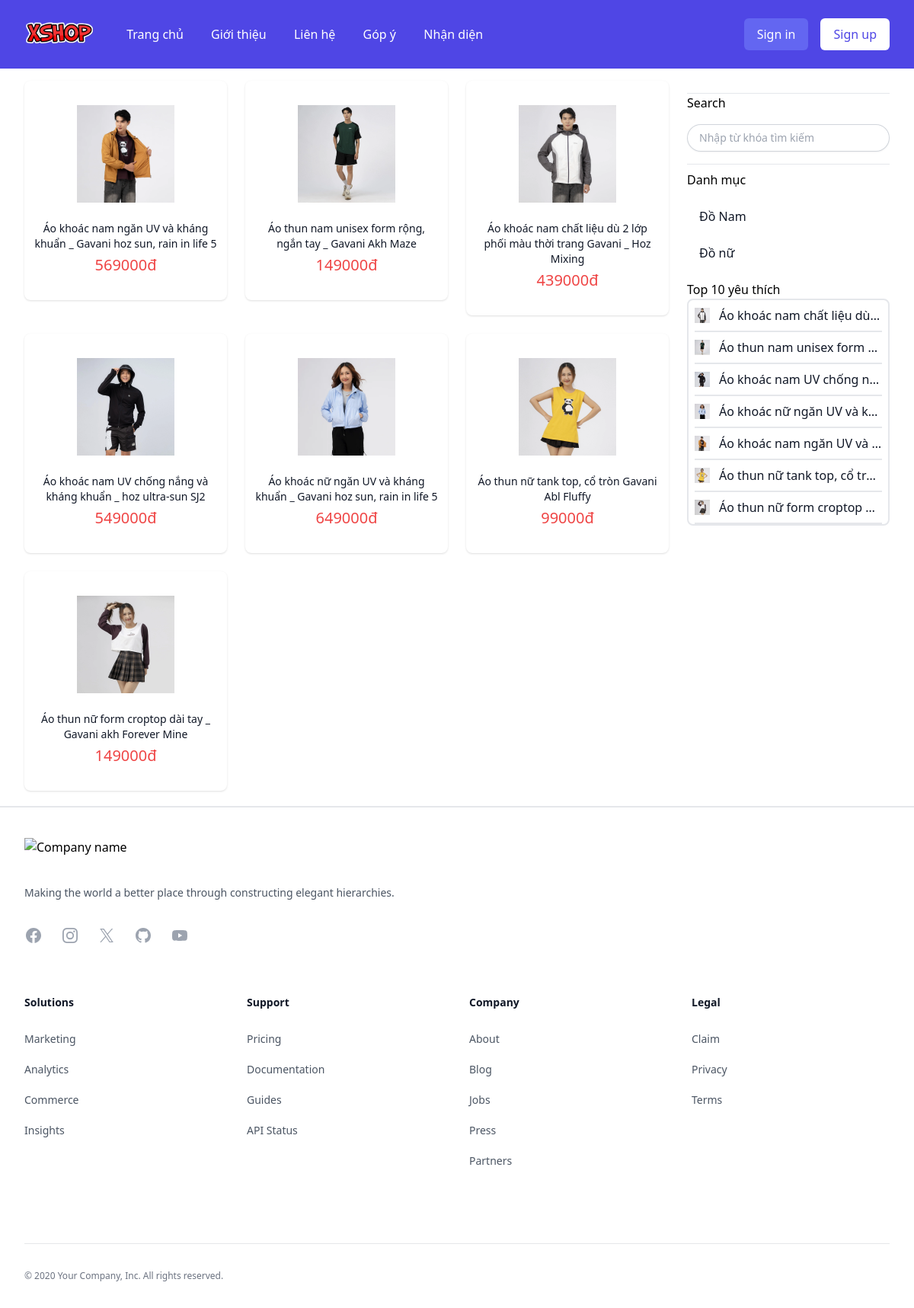
Page /site/hang_hoa/liet_ke.php on the committed database.
### tables this page shows
CREATE TABLE IF NOT EXISTS `hang_hoa` (
  `ma_hh` int NOT NULL AUTO_INCREMENT,
  `ten_hh` varchar(255) NOT NULL DEFAULT '0',
  `don_gia` double(10,2) NOT NULL DEFAULT '0.00',
  `giam_gia` double(10,2) DEFAULT '0.00',
  `hinh` varchar(255) NOT NULL,
  `ngay_nhap` date NOT NULL,
  `mo_ta` text,
  `dac_biet` tinyint(1) NOT NULL DEFAULT '0',
  `luot_xem` int NOT NULL DEFAULT '0',
  `ma_loai` int NOT NULL DEFAULT '0',
  PRIMARY KEY (`ma_hh`),
  KEY `FK_hang_hoa_loai_hang` (`ma_loai`),
  CONSTRAINT `FK_hang_hoa_loai_hang` FOREIGN KEY (`ma_loai`) REFERENCES `loai_hang` (`ma_loai`)
);

CREATE TABLE IF NOT EXISTS `loai_hang` (
  `ma_loai` int NOT NULL AUTO_INCREMENT,
  `ten_loai` varchar(255) NOT NULL DEFAULT '0',
  PRIMARY KEY (`ma_loai`),
  UNIQUE KEY `ten_loai` (`ten_loai`)
);

### dao/pdo.php (called while the page is built, shortened)
<?php
function pdo_get_connection()
{
    $servername = "localhost";
    $username = "root";
    $password = "";
    $db = "xxshop";
    try {
        $conn = new PDO("mysql:host=$servername;dbname=$db", $username, $password);
        $conn->setAttribute(PDO::ATTR_ERRMODE, PDO::ERRMODE_EXCEPTION);
        return $conn;
    } catch (PDOException $e) {
        echo "Connection failed: " . $e->getMessage();
    }
}
function qdo_query($sql)
{
    $sql_args = array_slice(func_get_args(), 1);
    try {
        $conn = pdo_get_connection();
        $stmt = $conn->prepare($sql);
        $stmt->execute($sql_args);
        $rows = $stmt->fetchAll();
        return $rows;
    } catch (PDOException $th) {
        throw $th;
    } finally {
        unset($conn);
    }
}
?>

### dao/hang_hoa.php (called while the page is built, shortened)
<?php
require_once("pdo.php");
function hang_hoa_select_all()
{
    $sql = "SELECT * FROM hang_hoa";
    return qdo_query($sql);
}
function hang_hoa_select_top10()
{
    $sql = "SELECT * FROM hang_hoa ORDER BY luot_xem DESC LIMIT 10";
    return qdo_query($sql);
}
?>

### site/hang_hoa/liet_ke.php (called while the page is built, shortened)
<?php
require_once("../../dao/hang_hoa.php");
require_once("../../dao/loai_hang.php");
require_once("../../dao/pdo.php");
$ds_loai_hang = loai_selectall();
$ds_hang_hoa_top_10 = hang_hoa_select_top10();
if (exist_param("ma_loai")) {
    $ma_loai = $_GET["ma_loai"];
    $items = hang_hoa_select_by_loai($ma_loai);
} elseif (exist_param("kyw")) {
    $kyw = $_GET["kyw"];
    $items = hang_hoa_select_keyword($kyw);
} else {
    $items = hang_hoa_select_all();
}
$ds_loai_hang = loai_selectall();
require("../layout.php");
?>

### dao/loai_hang.php (called while the page is built, shortened)
<?php
require_once("pdo.php");
function loai_selectall()
{
    $sql = "SELECT * FROM loai_hang";
    return qdo_query($sql);
}
?>

### site/hang_hoa/liet_ke_ui.php (the view)
<?php
foreach ($items as $value) {
    echo "<a href='../hang_hoa/chi_tiet.php?ma_hh=" . $value["ma_hh"] . "' class='block h-fit col-span-4 flex flex-col divide-y divide-gray-200 rounded-lg bg-white text-center shadow'>";
    echo "<div class='flex  flex-col py-8 px-3'>";
    echo "<img class='mx-auto h-32 w-32'";
    echo "src='../../upload/" . $value["hinh"] . "'";
    echo "alt='" . $value["hinh"] . "'>";
    echo "<h3 class='mt-6 text-sm font-medium text-gray-900'>" . $value["ten_hh"] . "</h3>";
    echo "<div class='mt-1'>";
    echo "<p class='text-red-500 text-xl'>" . $value["don_gia"] . "đ</p>";
    echo "</div>";
    echo "  </div>";
    echo "</a>";
}
?>

### site/danh_muc.php (shortened to what this page needs)
<div class="mt-4 border-t border-gray-200">
    <form action="/site/hang_hoa/liet_ke.php" class="border-b pb-4 border-gray-200">
        <span class="mb-4 block">Search</span>
        <input type="text" name="kyw" id="kyw"
            class="block w-full rounded-full border-0 focus-visible:out-line-none px-4 py-1.5 text-gray-900 shadow-sm ring-1 ring-inset ring-gray-300 placeholder:text-gray-400 focus:ring-2 focus-visible:ring-0 focus:ring-inset focus:ring-indigo-600 sm:text-sm sm:leading-6"
            placeholder="Nhập từ khóa tìm kiếm">
    </form>
    <h3 class=" mt-2">Danh mục</h3>
    <ul role="list" class="px-2 py-3 font-medium text-gray-900">
        <?php
        foreach ($ds_loai_hang as $value) {
            echo "<li>";
            echo "<a href='../hang_hoa/liet_ke.php?ma_loai=" . $value["ma_loai"] . "' class='block px-2 py-3'>" . $value["ten_loai"] . "</a>";
            echo "</li>";
        }
        ?>
    </ul>
    <div>
        <h3>Top 10 yêu thích</h3>
        <ul role="list" class="px-2 border-2 rounded-lg font-medium text-gray-900">
            <?php
            foreach ($ds_hang_hoa_top_10 as $value) {
                echo "<li class='border-b-2 border-gray block'>";
                echo "<a class='flex items-center py-2' href='../hang_hoa/chi_tiet.php?ma_hh=" . $value["ma_hh"] . "' class='block px-2 py-3'>
                    <img class='w-[20px] h-[20px]' src='/upload/" . $value["hinh"] . "' />
                    <p class='ml-3 example_text'>" . $value["ten_hh"] . "</p>
                </a>";
                echo "</li>";
            }
            ?>
        </ul>
    </div>
</div>

### site/layout.php (style rules this page uses)
.example_text { white-space: nowrap; overflow: hidden; text-overflow: ellipsis; }

### site/danh_muc.php (style rules this page uses)
.example_text { white-space: nowrap; overflow: hidden; text-overflow: ellipsis; }

### rows in the picture
hang_hoa: hinh (picture), ten_hh "Áo khoác nam ngăn UV và kháng khuẩn _ Gavani hoz sun, rain in life 5", don_gia "569000", ten_hh "Áo khoác nam ngăn UV và…"
hang_hoa: hinh (picture), ten_hh "Áo thun nam unisex form rộng, ngắn tay _ Gavani Akh Maze", don_gia "149000", ten_hh "Áo thun nam unisex form…"
hang_hoa: hinh (picture), ten_hh "Áo khoác nam chất liệu dù 2 lớp phối màu thời trang Gavani _ Hoz Mixing", don_gia "439000", ten_hh "Áo khoác nam chất liệu dù…"
hang_hoa: hinh (picture), ten_hh "Áo khoác nam UV chống nắng và kháng khuẩn _ hoz ultra-sun SJ2", don_gia "549000", ten_hh "Áo khoác nam UV chống n…"
hang_hoa: hinh (picture), ten_hh "Áo khoác nữ ngăn UV và kháng khuẩn _ Gavani hoz sun, rain in life 5", don_gia "649000", ten_hh "Áo khoác nữ ngăn UV và k…"
hang_hoa: hinh (picture), ten_hh "Áo thun nữ tank top, cổ tròn Gavani Abl Fluffy", don_gia "99000", ten_hh "Áo thun nữ tank top, cổ tr…"
hang_hoa: hinh (picture), ten_hh "Áo thun nữ form croptop dài tay _ Gavani akh Forever Mine", don_gia "149000", ten_hh "Áo thun nữ form croptop…"
loai_hang: ten_loai "Đồ Nam"
loai_hang: ten_loai "Đồ nữ"
